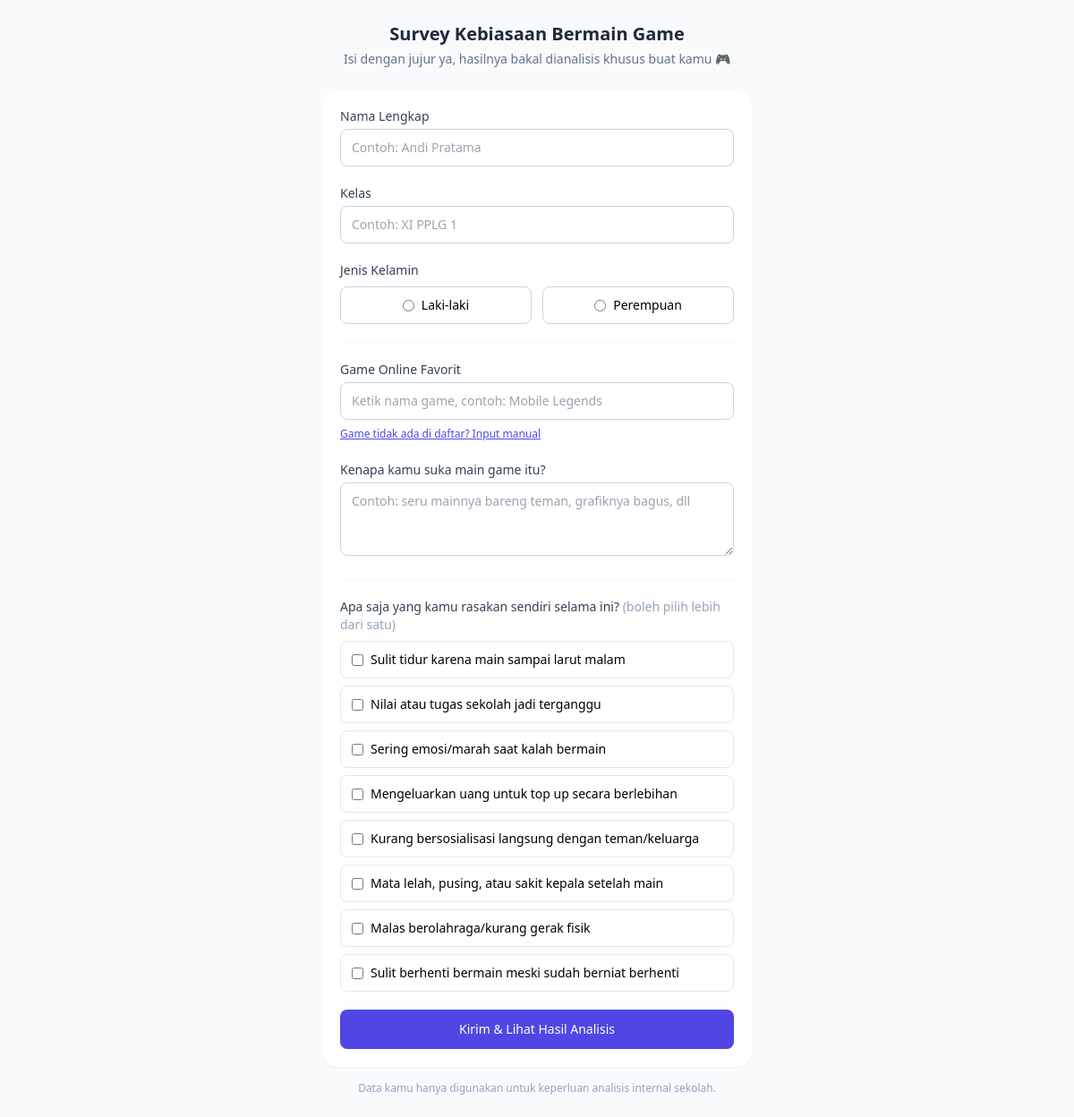
The page / on the database its author committed.
### tables this page shows
CREATE TABLE impact_options (
    id INT UNSIGNED AUTO_INCREMENT PRIMARY KEY,
    label VARCHAR(150) NOT NULL
);

### index.php (the view, shortened to what this page needs)
<?php
require_once __DIR__ . '/config/db.php';
$stmt = $pdo->query('SELECT id, label FROM impact_options ORDER BY id ASC');
$impactOptions = $stmt->fetchAll();
$old = $_SESSION['form_old'] ?? [];
?>
<!DOCTYPE html>
<html lang="id">
<head>
<script src="https://cdn.tailwindcss.com"></script>
</head>
<body class="bg-slate-50 min-h-screen">
<div class="max-w-md mx-auto px-4 py-6 sm:max-w-lg">
    <div class="text-center mb-6">
        <h1 class="text-xl font-bold text-slate-800">Survey Kebiasaan Bermain Game</h1>
        <p class="text-sm text-slate-500 mt-1">Isi dengan jujur ya, hasilnya bakal dianalisis khusus buat kamu 🎮</p>
    </div>
    <form action="submit.php" method="POST" id="survey-form" class="bg-white rounded-2xl shadow-sm p-5 space-y-5">
        <div>
            <label class="block text-sm font-medium text-slate-700 mb-1">Nama Lengkap</label>
            <input type="text" name="nama" required
                   value="<?= htmlspecialchars($old['nama'] ?? '') ?>"
                   class="w-full rounded-lg border border-slate-300 px-3 py-2.5 text-sm focus:outline-none focus:ring-2 focus:ring-indigo-500"
                   placeholder="Contoh: Andi Pratama">
        </div>
        <div>
            <label class="block text-sm font-medium text-slate-700 mb-1">Kelas</label>
            <input type="text" name="kelas" required
                   value="<?= htmlspecialchars($old['kelas'] ?? '') ?>"
                   class="w-full rounded-lg border border-slate-300 px-3 py-2.5 text-sm focus:outline-none focus:ring-2 focus:ring-indigo-500"
                   placeholder="Contoh: XI PPLG 1">
        </div>
        <div>
            <label class="block text-sm font-medium text-slate-700 mb-2">Jenis Kelamin</label>
            <div class="flex gap-3">
                <label class="flex-1 flex items-center justify-center gap-2 border border-slate-300 rounded-lg py-2.5 text-sm cursor-pointer has-[:checked]:border-indigo-500 has-[:checked]:bg-indigo-50">
                    <input type="radio" name="jenis_kelamin" value="L" required class="accent-indigo-600">
                    Laki-laki
                </label>
                <label class="flex-1 flex items-center justify-center gap-2 border border-slate-300 rounded-lg py-2.5 text-sm cursor-pointer has-[:checked]:border-indigo-500 has-[:checked]:bg-indigo-50">
                    <input type="radio" name="jenis_kelamin" value="P" required class="accent-indigo-600">
                    Perempuan
                </label>
            </div>
        </div>
        <hr class="border-slate-100">
        <div>
            <label class="block text-sm font-medium text-slate-700 mb-1">Game Online Favorit</label>
            <div class="relative">
                <input type="text" id="game-search" autocomplete="off"
                       class="w-full rounded-lg border border-slate-300 px-3 py-2.5 text-sm focus:outline-none focus:ring-2 focus:ring-indigo-500"
                       placeholder="Ketik nama game, contoh: Mobile Legends">
            </div>
            <button type="button" id="toggle-manual" class="text-xs text-indigo-600 underline mt-2">
                Game tidak ada di daftar? Input manual
            </button>
        </div>
        <div>
            <label class="block text-sm font-medium text-slate-700 mb-1">Kenapa kamu suka main game itu?</label>
            <textarea name="alasan_suka" rows="3"
                      class="w-full rounded-lg border border-slate-300 px-3 py-2.5 text-sm focus:outline-none focus:ring-2 focus:ring-indigo-500"
                      placeholder="Contoh: seru mainnya bareng teman, grafiknya bagus, dll"><?= htmlspecialchars($old['alasan_suka'] ?? '') ?></textarea>
        </div>
        <hr class="border-slate-100">
        <div>
            <label class="block text-sm font-medium text-slate-700 mb-2">
                Apa saja yang kamu rasakan sendiri selama ini? <span class="text-slate-400 font-normal">(boleh pilih lebih dari satu)</span>
            </label>
            <div class="space-y-2">
                <?php foreach ($impactOptions as $opt): ?>
                <label class="flex items-center gap-2 border border-slate-200 rounded-lg px-3 py-2.5 text-sm cursor-pointer has-[:checked]:border-indigo-500 has-[:checked]:bg-indigo-50">
                    <input type="checkbox" name="dampak_dirasakan[]" value="<?= (int)$opt['id'] ?>"
                           class="accent-indigo-600"
                           <?= in_array($opt['id'], $old['dampak_dirasakan'] ?? []) ? 'checked' : '' ?>>
                    <?= htmlspecialchars($opt['label']) ?>
                </label>
                <?php endforeach; ?>
            </div>
        </div>
        <button type="submit"
                class="w-full bg-indigo-600 hover:bg-indigo-700 text-white font-medium rounded-lg py-3 text-sm transition">
            Kirim & Lihat Hasil Analisis
        </button>
    </form>
    <p class="text-center text-xs text-slate-400 mt-4">Data kamu hanya digunakan untuk keperluan analisis internal sekolah.</p>
</div>
</body>
</html>

### rows shown on the page
impact_options: label "Sulit tidur karena main sampai larut malam"
impact_options: label "Nilai atau tugas sekolah jadi terganggu"
impact_options: label "Sering emosi/marah saat kalah bermain"
impact_options: label "Mengeluarkan uang untuk top up secara berlebihan"
impact_options: label "Kurang bersosialisasi langsung dengan teman/keluarga"
impact_options: label "Mata lelah, pusing, atau sakit kepala setelah main"
impact_options: label "Malas berolahraga/kurang gerak fisik"
impact_options: label "Sulit berhenti bermain meski sudah berniat berhenti"
